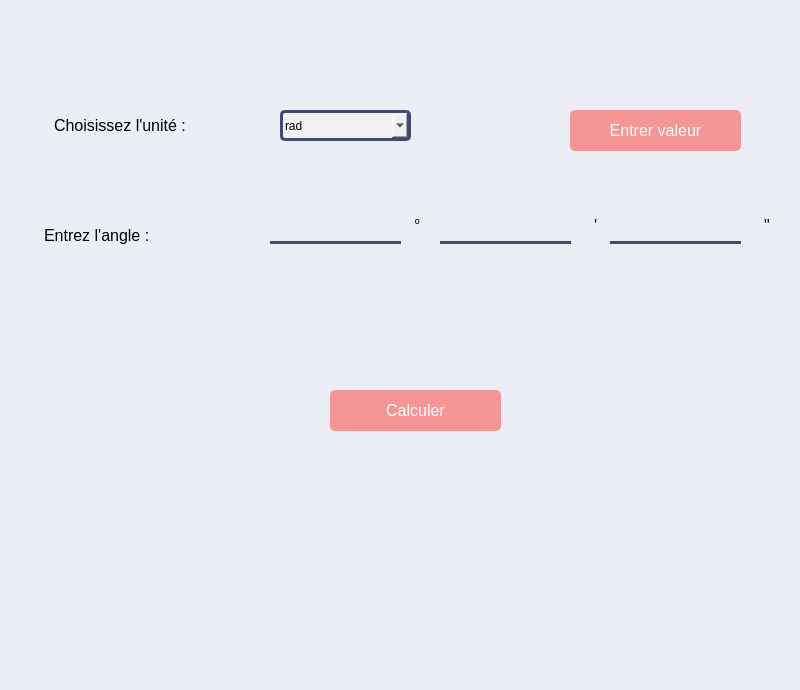
          <widget class="QWidget" name="page12">
           <property name="styleSheet">
            <string notr="true">background-color:   #ebeef5 ;</string>
           </property>
           <widget class="QComboBox" name="comboBox_7">
            <property name="geometry">
             <rect>
              <x>280</x>
              <y>110</y>
              <width>131</width>
              <height>31</height>
             </rect>
            </property>
            <property name="styleSheet">
             <string notr="true">    width: 100%;

    font-size: 1 px;
    border: 3px solid   #414b6d   ; 
    border-radius: 5px;
    background-color: #f1f1f1; 
    color: #000000; 
    appearance: none; </string>
            </property>
            <item>
             <property name="text">
              <string>rad</string>
             </property>
            </item>
            <item>
             <property name="text">
              <string>deg</string>
             </property>
            </item>
            <item>
             <property name="text">
              <string>DMS</string>
             </property>
            </item>
           </widget>
           <widget class="QLabel" name="label_96">
            <property name="geometry">
             <rect>
              <x>40</x>
              <y>110</y>
              <width>231</width>
              <height>31</height>
             </rect>
            </property>
            <property name="styleSheet">
             <string notr="true">font: 700 italic 9pt &quot;Arial&quot;;
    color: #000000;
    padding: 5px 10px;
    border-radius: 5px;
    font-size: 16px;
    text-align: center;
  </string>
            </property>
            <property name="text">
             <string>Choisissez l'unité :</string>
            </property>
           </widget>
           <widget class="QLabel" name="label_267">
            <property name="geometry">
             <rect>
              <x>260</x>
              <y>560</y>
              <width>281</width>
              <height>31</height>
             </rect>
            </property>
            <property name="styleSheet">
             <string notr="true">font: 700 italic 9pt &quot;Arial&quot;;
    color: #000000;
    padding: 5px 10px;
    border-radius: 5px;
    font-size: 16px;
    text-align: center;
  </string>
            </property>
            <property name="text">
             <string/>
            </property>
           </widget>
           <widget class="QLabel" name="label_268">
            <property name="geometry">
             <rect>
              <x>260</x>
              <y>650</y>
              <width>281</width>
              <height>31</height>
             </rect>
            </property>
            <property name="styleSheet">
             <string notr="true">font: 700 italic 9pt &quot;Arial&quot;;
    color: #000000;
    padding: 5px 10px;
    border-radius: 5px;
    font-size: 16px;
    text-align: center;
  </string>
            </property>
            <property name="text">
             <string/>
            </property>
           </widget>
           <widget class="QPushButton" name="calcul9">
            <property name="geometry">
             <rect>
              <x>330</x>
              <y>390</y>
              <width>171</width>
              <height>41</height>
             </rect>
            </property>
            <property name="styleSheet">
             <string notr="true">
    background-color:   #f59694   ;
    color:     rgb(255, 255, 255)   ;
    border: none;
    border-radius: 5px;
    padding: 10px 20px;
    font-size: 16px;


</string>
            </property>
            <property name="text">
             <string>Calculer</string>
            </property>
           </widget>
           <widget class="QPushButton" name="entrer_valrs">
            <property name="geometry">
             <rect>
              <x>570</x>
              <y>110</y>
              <width>171</width>
              <height>41</height>
             </rect>
            </property>
            <property name="styleSheet">
             <string notr="true">
    background-color:   #f59694   ;
    color:     rgb(255, 255, 255)   ;
    border: none;
    border-radius: 5px;
    padding: 10px 20px;
    font-size: 16px;


</string>
            </property>
            <property name="text">
             <string>Entrer valeur</string>
            </property>
           </widget>
           <widget class="QLineEdit" name="lineEdit_110">
            <property name="geometry">
             <rect>
              <x>270</x>
              <y>220</y>
              <width>131</width>
              <height>24</height>
             </rect>
            </property>
            <property name="styleSheet">
             <string notr="true">


    border: none;
    border-bottom: 3px  solid   #414b6d ;
    font-size: 14px; </string>
            </property>
           </widget>
           <widget class="QLabel" name="label_269">
            <property name="geometry">
             <rect>
              <x>30</x>
              <y>220</y>
              <width>201</width>
              <height>31</height>
             </rect>
            </property>
            <property name="styleSheet">
             <string notr="true">font: 700 italic 9pt &quot;Arial&quot;;
    color: #000000;
    padding: 5px 10px;
    border-radius: 5px;
    font-size: 16px;
    text-align: center;
  </string>
            </property>
            <property name="text">
             <string>Entrez l'angle :</string>
            </property>
           </widget>
           <widget class="QLineEdit" name="lineEdit_112">
            <property name="geometry">
             <rect>
              <x>610</x>
              <y>220</y>
              <width>131</width>
              <height>24</height>
             </rect>
            </property>
            <property name="styleSheet">
             <string notr="true">


    border: none;
    border-bottom: 3px  solid   #414b6d ;
    font-size: 14px; </string>
            </property>
           </widget>
           <widget class="QLineEdit" name="lineEdit_113">
            <property name="geometry">
             <rect>
              <x>440</x>
              <y>220</y>
              <width>131</width>
              <height>24</height>
             </rect>
            </property>
            <property name="styleSheet">
             <string notr="true">


    border: none;
    border-bottom: 3px  solid   #414b6d ;
    font-size: 14px; </string>
            </property>
           </widget>
           <widget class="QLabel" name="label_403">
            <property name="geometry">
             <rect>
              <x>400</x>
              <y>210</y>
              <width>31</width>
              <height>31</height>
             </rect>
            </property>
            <property name="styleSheet">
             <string notr="true">font: 700 italic 9pt &quot;Arial&quot;;
    color: #000000;
    padding: 5px 10px;
    border-radius: 5px;
    font-size: 16px;
    text-align: center;
  </string>
            </property>
            <property name="text">
             <string>°</string>
            </property>
           </widget>
           <widget class="QLabel" name="label_404">
            <property name="geometry">
             <rect>
              <x>580</x>
              <y>210</y>
              <width>31</width>
              <height>31</height>
             </rect>
            </property>
            <property name="styleSheet">
             <string notr="true">font: 700 italic 9pt &quot;Arial&quot;;
    color: #000000;
    padding: 5px 10px;
    border-radius: 5px;
    font-size: 16px;
    text-align: center;
  </string>
            </property>
            <property name="text">
             <string>'</string>
            </property>
           </widget>
           <widget class="QLabel" name="label_405">
            <property name="geometry">
             <rect>
              <x>750</x>
              <y>210</y>
              <width>41</width>
              <height>31</height>
             </rect>
            </property>
            <property name="styleSheet">
             <string notr="true">font: 700 italic 9pt &quot;Arial&quot;;
    color: #000000;
    padding: 5px 10px;
    border-radius: 5px;
    font-size: 16px;
    text-align: center;
  </string>
            </property>
            <property name="text">
             <string>&quot;</string>
            </property>
           </widget>
          </widget>
